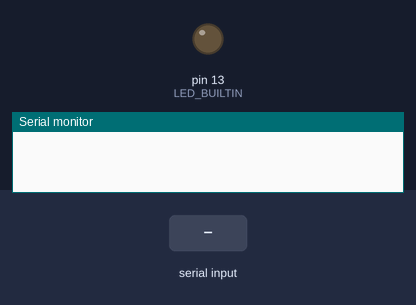
The sketch below on a simulated Arduino Uno, built with avr-gcc and run on an emulated ATmega328P. On the bench: output pins drawn as LEDs (lit = HIGH), the last lines printed to the serial monitor. The test bench sets the inputs (shaded band).

Above: at 1.2 s.
1.3 s: "1" received over Serial
At 1.8 s:
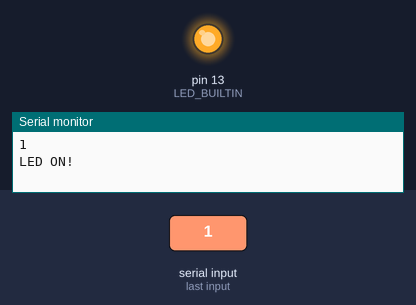
2.8 s: "0" received over Serial
At 4.2 s:
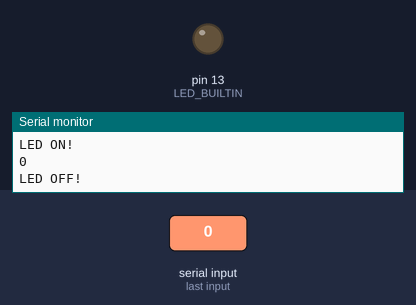
Timing chart, 0 to 5.8 s (numbered marks = the images above; inputs shaded):
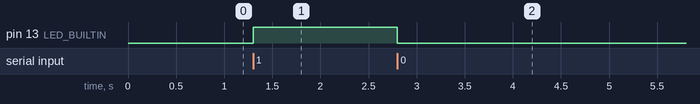

Measured:
- after the input at 1.3 s, pin 13 (LED_BUILTIN): LOW → HIGH at once
- after the input at 2.8 s, pin 13 (LED_BUILTIN): HIGH → LOW at once

The sketch:

sketch_nov14a.ino
```cpp
void setup() {
  // put your setup code here, to run once:
  Serial.begin(9600);
  pinMode(LED_BUILTIN, OUTPUT);
//  while(!Serial);
}

void loop() {
  // put your main code here, to run repeatedly:
  if(Serial.available()){
    int output = Serial.read();
    Serial.write(output);
    if(output == '0'){
      digitalWrite(LED_BUILTIN, LOW);
      Serial.write("\nLED OFF!\n");
    }else if(output == '1'){
      digitalWrite(LED_BUILTIN, HIGH);
      Serial.write("\nLED ON!\n");
    }
  }
}
```
